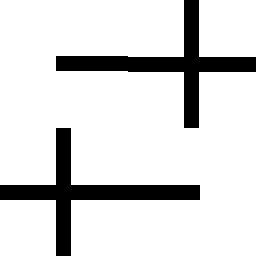

A level layout from a 2D game, rendered from its tile map. Below: a short description, then the map file with its tile-grid data intact:
An orthogonal 2x2 tile map with 128x128 px tiles, 1 tile layer (Tile Layer 1).

<map version="1.5" tiledversion="1.7.2" orientation="orthogonal" renderorder="right-down" width="2" height="2" tilewidth="128" tileheight="128" infinite="0" nextlayerid="2" nextobjectid="1">
 <tileset firstgid="1" name="g1" tilewidth="128" tileheight="128" tilecount="15" columns="0">
  <grid orientation="orthogonal" width="1" height="1" />
  <tile id="0">
   <image width="128" height="128" source="../tileset/0.bmp" />
  </tile>
  <tile id="1">
   <image width="128" height="128" source="../tileset/1.bmp" />
  </tile>
  <tile id="2">
   <image width="128" height="128" source="../tileset/2.bmp" />
  </tile>
  <tile id="3">
   <image width="128" height="128" source="../tileset/3.bmp" />
  </tile>
  <tile id="4">
   <image width="128" height="128" source="../tileset/4.bmp" />
  </tile>
  <tile id="5">
   <image width="128" height="128" source="../tileset/5.bmp" />
  </tile>
  <tile id="6">
   <image width="128" height="128" source="../tileset/6.bmp" />
  </tile>
  <tile id="7">
   <image width="128" height="128" source="../tileset/7.bmp" />
  </tile>
  <tile id="8">
   <image width="128" height="128" source="../tileset/8.bmp" />
  </tile>
  <tile id="9">
   <image width="128" height="128" source="../tileset/9.bmp" />
  </tile>
  <tile id="10">
   <image width="128" height="128" source="../tileset/10.bmp" />
  </tile>
  <tile id="11">
   <image width="128" height="128" source="../tileset/11.bmp" />
  </tile>
  <tile id="12">
   <image width="128" height="128" source="../tileset/12.bmp" />
  </tile>
  <tile id="13">
   <image width="128" height="128" source="../tileset/13.bmp" />
  </tile>
  <tile id="14">
   <image width="128" height="128" source="../tileset/14.bmp" />
  </tile>
 </tileset>
 <layer id="1" name="Tile Layer 1" width="2" height="2">
  <data encoding="csv">
2,15,
15,4
</data>
 </layer>
</map>
